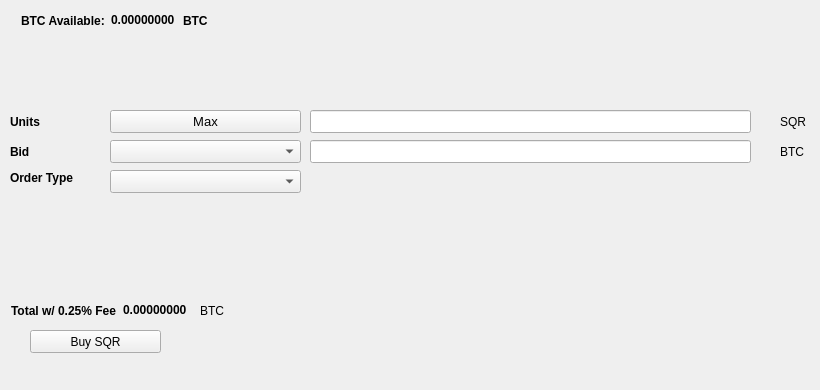
   <widget class="QWidget" name="BuyTab">
    <attribute name="title">
     <string>Buy</string>
    </attribute>
    <widget class="QPushButton" name="BuySQR">
     <property name="geometry">
      <rect>
       <x>30</x>
       <y>330</y>
       <width>131</width>
       <height>23</height>
      </rect>
     </property>
     <property name="text">
      <string>Buy SQR</string>
     </property>
     <property name="icon">
      <iconset resource="../bitcoin.qrc">
       <normaloff>:/icons/bitcoin</normaloff>:/icons/bitcoin</iconset>
     </property>
    </widget>
    <widget class="QLabel" name="label_3">
     <property name="geometry">
      <rect>
       <x>10</x>
       <y>110</y>
       <width>46</width>
       <height>23</height>
      </rect>
     </property>
     <property name="font">
      <font>
       <weight>75</weight>
       <bold>true</bold>
      </font>
     </property>
     <property name="text">
      <string>Units</string>
     </property>
    </widget>
    <widget class="QLineEdit" name="UnitsInput">
     <property name="geometry">
      <rect>
       <x>310</x>
       <y>110</y>
       <width>441</width>
       <height>23</height>
      </rect>
     </property>
     <property name="font">
      <font>
       <pointsize>9</pointsize>
       <weight>75</weight>
       <bold>true</bold>
      </font>
     </property>
    </widget>
    <widget class="QLineEdit" name="BuyBidPriceEdit">
     <property name="geometry">
      <rect>
       <x>310</x>
       <y>140</y>
       <width>441</width>
       <height>23</height>
      </rect>
     </property>
     <property name="font">
      <font>
       <pointsize>9</pointsize>
       <weight>75</weight>
       <bold>true</bold>
      </font>
     </property>
    </widget>
    <widget class="QLabel" name="label_4">
     <property name="geometry">
      <rect>
       <x>780</x>
       <y>110</y>
       <width>31</width>
       <height>23</height>
      </rect>
     </property>
     <property name="text">
      <string>SQR</string>
     </property>
    </widget>
    <widget class="QLabel" name="label_5">
     <property name="geometry">
      <rect>
       <x>780</x>
       <y>140</y>
       <width>31</width>
       <height>23</height>
      </rect>
     </property>
     <property name="text">
      <string>BTC</string>
     </property>
    </widget>
    <widget class="QLabel" name="label_6">
     <property name="geometry">
      <rect>
       <x>10</x>
       <y>140</y>
       <width>46</width>
       <height>23</height>
      </rect>
     </property>
     <property name="font">
      <font>
       <weight>75</weight>
       <bold>true</bold>
      </font>
     </property>
     <property name="text">
      <string>Bid</string>
     </property>
    </widget>
    <widget class="QLabel" name="label_7">
     <property name="geometry">
      <rect>
       <x>10</x>
       <y>170</y>
       <width>91</width>
       <height>16</height>
      </rect>
     </property>
     <property name="font">
      <font>
       <weight>75</weight>
       <bold>true</bold>
      </font>
     </property>
     <property name="text">
      <string>Order Type</string>
     </property>
    </widget>
    <widget class="QPushButton" name="Buy_Max_Amount">
     <property name="geometry">
      <rect>
       <x>110</x>
       <y>110</y>
       <width>191</width>
       <height>23</height>
      </rect>
     </property>
     <property name="font">
      <font>
       <pointsize>10</pointsize>
      </font>
     </property>
     <property name="text">
      <string>Max</string>
     </property>
    </widget>
    <widget class="QComboBox" name="BuyBidcomboBox">
     <property name="geometry">
      <rect>
       <x>110</x>
       <y>140</y>
       <width>191</width>
       <height>23</height>
      </rect>
     </property>
     <property name="font">
      <font>
       <pointsize>10</pointsize>
      </font>
     </property>
    </widget>
    <widget class="QComboBox" name="buyOrdertypeCombo">
     <property name="geometry">
      <rect>
       <x>110</x>
       <y>170</y>
       <width>191</width>
       <height>23</height>
      </rect>
     </property>
     <property name="font">
      <font>
       <pointsize>10</pointsize>
      </font>
     </property>
    </widget>
    <widget class="QWidget" name="layoutWidget1">
     <property name="geometry">
      <rect>
       <x>21</x>
       <y>11</y>
       <width>227</width>
       <height>19</height>
      </rect>
     </property>
     <layout class="QHBoxLayout" name="horizontalLayout_3">
      <item>
       <widget class="QLabel" name="label232">
        <property name="font">
         <font>
          <weight>75</weight>
          <bold>true</bold>
         </font>
        </property>
        <property name="text">
         <string>BTC Available:</string>
        </property>
       </widget>
      </item>
      <item>
       <widget class="QLabel" name="BtcAvailableLbl">
        <property name="palette">
         <palette>
          <active>
           <colorrole role="WindowText">
            <brush brushstyle="SolidPattern">
             <color alpha="255">
              <red>0</red>
              <green>0</green>
              <blue>0</blue>
             </color>
            </brush>
           </colorrole>
           <colorrole role="Button">
            <brush brushstyle="SolidPattern">
             <color alpha="255">
              <red>0</red>
              <green>170</green>
              <blue>0</blue>
             </color>
            </brush>
           </colorrole>
           <colorrole role="Light">
            <brush brushstyle="SolidPattern">
             <color alpha="255">
              <red>0</red>
              <green>255</green>
              <blue>0</blue>
             </color>
            </brush>
           </colorrole>
           <colorrole role="Midlight">
            <brush brushstyle="SolidPattern">
             <color alpha="255">
              <red>0</red>
              <green>212</green>
              <blue>0</blue>
             </color>
            </brush>
           </colorrole>
           <colorrole role="Dark">
            <brush brushstyle="SolidPattern">
             <color alpha="255">
              <red>0</red>
              <green>85</green>
              <blue>0</blue>
             </color>
            </brush>
           </colorrole>
           <colorrole role="Mid">
            <brush brushstyle="SolidPattern">
             <color alpha="255">
              <red>0</red>
              <green>113</green>
              <blue>0</blue>
             </color>
            </brush>
           </colorrole>
           <colorrole role="Text">
            <brush brushstyle="SolidPattern">
             <color alpha="255">
              <red>0</red>
              <green>170</green>
              <blue>0</blue>
             </color>
            </brush>
           </colorrole>
           <colorrole role="BrightText">
            <brush brushstyle="SolidPattern">
             <color alpha="255">
              <red>255</red>
              <green>255</green>
              <blue>255</blue>
             </color>
            </brush>
           </colorrole>
           <colorrole role="ButtonText">
            <brush brushstyle="SolidPattern">
             <color alpha="255">
              <red>0</red>
              <green>0</green>
              <blue>0</blue>
             </color>
            </brush>
           </colorrole>
           <colorrole role="Base">
            <brush brushstyle="SolidPattern">
             <color alpha="255">
              <red>255</red>
              <green>255</green>
              <blue>255</blue>
             </color>
            </brush>
           </colorrole>
           <colorrole role="Window">
            <brush brushstyle="SolidPattern">
             <color alpha="255">
              <red>0</red>
              <green>170</green>
              <blue>0</blue>
             </color>
            </brush>
           </colorrole>
           <colorrole role="Shadow">
            <brush brushstyle="SolidPattern">
             <color alpha="255">
              <red>0</red>
              <green>0</green>
              <blue>0</blue>
             </color>
            </brush>
           </colorrole>
           <colorrole role="AlternateBase">
            <brush brushstyle="SolidPattern">
             <color alpha="255">
              <red>127</red>
              <green>212</green>
              <blue>127</blue>
             </color>
            </brush>
           </colorrole>
           <colorrole role="ToolTipBase">
            <brush brushstyle="SolidPattern">
             <color alpha="255">
              <red>255</red>
              <green>255</green>
              <blue>220</blue>
             </color>
            </brush>
           </colorrole>
           <colorrole role="ToolTipText">
            <brush brushstyle="SolidPattern">
             <color alpha="255">
              <red>0</red>
              <green>0</green>
              <blue>0</blue>
             </color>
            </brush>
           </colorrole>
          </active>
          <inactive>
           <colorrole role="WindowText">
            <brush brushstyle="SolidPattern">
             <color alpha="255">
              <red>0</red>
              <green>0</green>
              <blue>0</blue>
             </color>
            </brush>
           </colorrole>
           <colorrole role="Button">
            <brush brushstyle="SolidPattern">
             <color alpha="255">
              <red>0</red>
              <green>170</green>
              <blue>0</blue>
             </color>
            </brush>
           </colorrole>
           <colorrole role="Light">
            <brush brushstyle="SolidPattern">
             <color alpha="255">
              <red>0</red>
              <green>255</green>
              <blue>0</blue>
             </color>
            </brush>
           </colorrole>
           <colorrole role="Midlight">
            <brush brushstyle="SolidPattern">
             <color alpha="255">
              <red>0</red>
              <green>212</green>
              <blue>0</blue>
             </color>
            </brush>
           </colorrole>
           <colorrole role="Dark">
            <brush brushstyle="SolidPattern">
             <color alpha="255">
              <red>0</red>
              <green>85</green>
              <blue>0</blue>
             </color>
            </brush>
           </colorrole>
           <colorrole role="Mid">
            <brush brushstyle="SolidPattern">
             <color alpha="255">
              <red>0</red>
              <green>113</green>
              <blue>0</blue>
             </color>
            </brush>
           </colorrole>
           <colorrole role="Text">
            <brush brushstyle="SolidPattern">
             <color alpha="255">
              <red>0</red>
              <green>170</green>
              <blue>0</blue>
             </color>
            </brush>
           </colorrole>
           <colorrole role="BrightText">
            <brush brushstyle="SolidPattern">
             <color alpha="255">
              <red>255</red>
              <green>255</green>
              <blue>255</blue>
             </color>
            </brush>
           </colorrole>
           <colorrole role="ButtonText">
            <brush brushstyle="SolidPattern">
             <color alpha="255">
              <red>0</red>
              <green>0</green>
              <blue>0</blue>
             </color>
            </brush>
           </colorrole>
           <colorrole role="Base">
            <brush brushstyle="SolidPattern">
             <color alpha="255">
              <red>255</red>
              <green>255</green>
              <blue>255</blue>
             </color>
            </brush>
           </colorrole>
           <colorrole role="Window">
            <brush brushstyle="SolidPattern">
             <color alpha="255">
              <red>0</red>
              <green>170</green>
              <blue>0</blue>
             </color>
            </brush>
           </colorrole>
           <colorrole role="Shadow">
            <brush brushstyle="SolidPattern">
             <color alpha="255">
              <red>0</red>
              <green>0</green>
              <blue>0</blue>
             </color>
            </brush>
           </colorrole>
           <colorrole role="AlternateBase">
            <brush brushstyle="SolidPattern">
             <color alpha="255">
              <red>127</red>
              <green>212</green>
              <blue>127</blue>
             </color>
            </brush>
           </colorrole>
           <colorrole role="ToolTipBase">
            <brush brushstyle="SolidPattern">
             <color alpha="255">
              <red>255</red>
              <green>255</green>
              <blue>220</blue>
             </color>
            </brush>
           </colorrole>
           <colorrole role="ToolTipText">
            <brush brushstyle="SolidPattern">
             <color alpha="255">
              <red>0</red>
              <green>0</green>
              <blue>0</blue>
             </color>
            </brush>
           </colorrole>
          </inactive>
          <disabled>
           <colorrole role="WindowText">
            <brush brushstyle="SolidPattern">
             <color alpha="255">
              <red>0</red>
              <green>85</green>
              <blue>0</blue>
             </color>
            </brush>
           </colorrole>
           <colorrole role="Button">
            <brush brushstyle="SolidPattern">
             <color alpha="255">
              <red>0</red>
              <green>170</green>
              <blue>0</blue>
             </color>
            </brush>
           </colorrole>
           <colorrole role="Light">
            <brush brushstyle="SolidPattern">
             <color alpha="255">
              <red>0</red>
              <green>255</green>
              <blue>0</blue>
             </color>
            </brush>
           </colorrole>
           <colorrole role="Midlight">
            <brush brushstyle="SolidPattern">
             <color alpha="255">
              <red>0</red>
              <green>212</green>
              <blue>0</blue>
             </color>
            </brush>
           </colorrole>
           <colorrole role="Dark">
            <brush brushstyle="SolidPattern">
             <color alpha="255">
              <red>0</red>
              <green>85</green>
              <blue>0</blue>
             </color>
            </brush>
           </colorrole>
           <colorrole role="Mid">
            <brush brushstyle="SolidPattern">
             <color alpha="255">
              <red>0</red>
              <green>113</green>
              <blue>0</blue>
             </color>
            </brush>
           </colorrole>
           <colorrole role="Text">
            <brush brushstyle="SolidPattern">
             <color alpha="255">
              <red>0</red>
              <green>85</green>
              <blue>0</blue>
             </color>
            </brush>
           </colorrole>
           <colorrole role="BrightText">
            <brush brushstyle="SolidPattern">
             <color alpha="255">
              <red>255</red>
              <green>255</green>
              <blue>255</blue>
             </color>
            </brush>
           </colorrole>
           <colorrole role="ButtonText">
            <brush brushstyle="SolidPattern">
             <color alpha="255">
              <red>0</red>
              <green>85</green>
              <blue>0</blue>
             </color>
            </brush>
           </colorrole>
           <colorrole role="Base">
            <brush brushstyle="SolidPattern">
             <color alpha="255">
              <red>0</red>
              <green>170</green>
              <blue>0</blue>
             </color>
            </brush>
           </colorrole>
           <colorrole role="Window">
            <brush brushstyle="SolidPattern">
             <color alpha="255">
              <red>0</red>
              <green>170</green>
              <blue>0</blue>
             </color>
            </brush>
           </colorrole>
           <colorrole role="Shadow">
            <brush brushstyle="SolidPattern">
             <color alpha="255">
              <red>0</red>
              <green>0</green>
              <blue>0</blue>
             </color>
            </brush>
           </colorrole>
           <colorrole role="AlternateBase">
            <brush brushstyle="SolidPattern">
             <color alpha="255">
              <red>0</red>
              <green>170</green>
              <blue>0</blue>
             </color>
            </brush>
           </colorrole>
           <colorrole role="ToolTipBase">
            <brush brushstyle="SolidPattern">
             <color alpha="255">
              <red>255</red>
              <green>255</green>
              <blue>220</blue>
             </color>
            </brush>
           </colorrole>
           <colorrole role="ToolTipText">
            <brush brushstyle="SolidPattern">
             <color alpha="255">
              <red>0</red>
              <green>0</green>
              <blue>0</blue>
             </color>
            </brush>
           </colorrole>
          </disabled>
         </palette>
        </property>
        <property name="font">
         <font>
          <weight>75</weight>
          <bold>true</bold>
         </font>
        </property>
        <property name="text">
         <string>0.00000000</string>
        </property>
        <property name="textInteractionFlags">
         <set>Qt::LinksAccessibleByMouse|Qt::TextSelectableByKeyboard|Qt::TextSelectableByMouse</set>
        </property>
       </widget>
      </item>
      <item>
       <widget class="QLabel" name="BtcAvailableLbl_2">
        <property name="font">
         <font>
          <weight>75</weight>
          <bold>true</bold>
         </font>
        </property>
        <property name="text">
         <string>BTC</string>
        </property>
       </widget>
      </item>
     </layout>
    </widget>
    <widget class="QWidget" name="layoutWidge2">
     <property name="geometry">
      <rect>
       <x>11</x>
       <y>301</y>
       <width>259</width>
       <height>19</height>
      </rect>
     </property>
     <layout class="QHBoxLayout" name="horizontalLayout_4">
      <item>
       <widget class="QLabel" name="label_9">
        <property name="font">
         <font>
          <weight>75</weight>
          <bold>true</bold>
         </font>
        </property>
        <property name="text">
         <string>Total w/ 0.25% Fee</string>
        </property>
       </widget>
      </item>
      <item>
       <widget class="QLabel" name="BuyCostLabel">
        <property name="palette">
         <palette>
          <active>
           <colorrole role="WindowText">
            <brush brushstyle="SolidPattern">
             <color alpha="255">
              <red>0</red>
              <green>0</green>
              <blue>0</blue>
             </color>
            </brush>
           </colorrole>
           <colorrole role="Button">
            <brush brushstyle="SolidPattern">
             <color alpha="255">
              <red>0</red>
              <green>170</green>
              <blue>0</blue>
             </color>
            </brush>
           </colorrole>
           <colorrole role="Light">
            <brush brushstyle="SolidPattern">
             <color alpha="255">
              <red>0</red>
              <green>255</green>
              <blue>0</blue>
             </color>
            </brush>
           </colorrole>
           <colorrole role="Midlight">
            <brush brushstyle="SolidPattern">
             <color alpha="255">
              <red>0</red>
              <green>212</green>
              <blue>0</blue>
             </color>
            </brush>
           </colorrole>
           <colorrole role="Dark">
            <brush brushstyle="SolidPattern">
             <color alpha="255">
              <red>0</red>
              <green>85</green>
              <blue>0</blue>
             </color>
            </brush>
           </colorrole>
           <colorrole role="Mid">
            <brush brushstyle="SolidPattern">
             <color alpha="255">
              <red>0</red>
              <green>113</green>
              <blue>0</blue>
             </color>
            </brush>
           </colorrole>
           <colorrole role="Text">
            <brush brushstyle="SolidPattern">
             <color alpha="255">
              <red>0</red>
              <green>170</green>
              <blue>0</blue>
             </color>
            </brush>
           </colorrole>
           <colorrole role="BrightText">
            <brush brushstyle="SolidPattern">
             <color alpha="255">
              <red>255</red>
              <green>255</green>
              <blue>255</blue>
             </color>
            </brush>
           </colorrole>
           <colorrole role="ButtonText">
            <brush brushstyle="SolidPattern">
             <color alpha="255">
              <red>0</red>
              <green>0</green>
              <blue>0</blue>
             </color>
            </brush>
           </colorrole>
           <colorrole role="Base">
            <brush brushstyle="SolidPattern">
             <color alpha="255">
              <red>255</red>
              <green>255</green>
              <blue>255</blue>
             </color>
            </brush>
           </colorrole>
           <colorrole role="Window">
            <brush brushstyle="SolidPattern">
             <color alpha="255">
              <red>0</red>
              <green>170</green>
              <blue>0</blue>
             </color>
            </brush>
           </colorrole>
           <colorrole role="Shadow">
            <brush brushstyle="SolidPattern">
             <color alpha="255">
              <red>0</red>
              <green>0</green>
              <blue>0</blue>
             </color>
            </brush>
           </colorrole>
           <colorrole role="AlternateBase">
            <brush brushstyle="SolidPattern">
             <color alpha="255">
              <red>127</red>
              <green>212</green>
              <blue>127</blue>
             </color>
            </brush>
           </colorrole>
           <colorrole role="ToolTipBase">
            <brush brushstyle="SolidPattern">
             <color alpha="255">
              <red>255</red>
              <green>255</green>
              <blue>220</blue>
             </color>
            </brush>
           </colorrole>
           <colorrole role="ToolTipText">
            <brush brushstyle="SolidPattern">
             <color alpha="255">
              <red>0</red>
              <green>0</green>
              <blue>0</blue>
             </color>
            </brush>
           </colorrole>
          </active>
          <inactive>
           <colorrole role="WindowText">
            <brush brushstyle="SolidPattern">
             <color alpha="255">
              <red>0</red>
              <green>0</green>
              <blue>0</blue>
             </color>
            </brush>
           </colorrole>
           <colorrole role="Button">
            <brush brushstyle="SolidPattern">
             <color alpha="255">
              <red>0</red>
              <green>170</green>
              <blue>0</blue>
             </color>
            </brush>
           </colorrole>
           <colorrole role="Light">
            <brush brushstyle="SolidPattern">
             <color alpha="255">
              <red>0</red>
              <green>255</green>
              <blue>0</blue>
             </color>
            </brush>
           </colorrole>
           <colorrole role="Midlight">
            <brush brushstyle="SolidPattern">
             <color alpha="255">
              <red>0</red>
              <green>212</green>
              <blue>0</blue>
             </color>
            </brush>
           </colorrole>
           <colorrole role="Dark">
            <brush brushstyle="SolidPattern">
             <color alpha="255">
              <red>0</red>
              <green>85</green>
              <blue>0</blue>
             </color>
            </brush>
           </colorrole>
           <colorrole role="Mid">
            <brush brushstyle="SolidPattern">
             <color alpha="255">
              <red>0</red>
              <green>113</green>
              <blue>0</blue>
             </color>
            </brush>
           </colorrole>
           <colorrole role="Text">
            <brush brushstyle="SolidPattern">
             <color alpha="255">
              <red>0</red>
              <green>170</green>
              <blue>0</blue>
             </color>
            </brush>
           </colorrole>
           <colorrole role="BrightText">
            <brush brushstyle="SolidPattern">
             <color alpha="255">
              <red>255</red>
              <green>255</green>
              <blue>255</blue>
             </color>
            </brush>
           </colorrole>
           <colorrole role="ButtonText">
            <brush brushstyle="SolidPattern">
             <color alpha="255">
              <red>0</red>
              <green>0</green>
              <blue>0</blue>
             </color>
            </brush>
           </colorrole>
           <colorrole role="Base">
            <brush brushstyle="SolidPattern">
             <color alpha="255">
              <red>255</red>
              <green>255</green>
              <blue>255</blue>
             </color>
            </brush>
           </colorrole>
           <colorrole role="Window">
            <brush brushstyle="SolidPattern">
             <color alpha="255">
              <red>0</red>
              <green>170</green>
              <blue>0</blue>
             </color>
            </brush>
           </colorrole>
           <colorrole role="Shadow">
            <brush brushstyle="SolidPattern">
             <color alpha="255">
              <red>0</red>
              <green>0</green>
              <blue>0</blue>
             </color>
            </brush>
           </colorrole>
           <colorrole role="AlternateBase">
            <brush brushstyle="SolidPattern">
             <color alpha="255">
              <red>127</red>
              <green>212</green>
              <blue>127</blue>
             </color>
            </brush>
           </colorrole>
           <colorrole role="ToolTipBase">
            <brush brushstyle="SolidPattern">
             <color alpha="255">
              <red>255</red>
              <green>255</green>
              <blue>220</blue>
             </color>
            </brush>
           </colorrole>
           <colorrole role="ToolTipText">
            <brush brushstyle="SolidPattern">
             <color alpha="255">
              <red>0</red>
              <green>0</green>
              <blue>0</blue>
             </color>
            </brush>
           </colorrole>
          </inactive>
          <disabled>
           <colorrole role="WindowText">
            <brush brushstyle="SolidPattern">
             <color alpha="255">
              <red>0</red>
              <green>85</green>
              <blue>0</blue>
             </color>
            </brush>
           </colorrole>
           <colorrole role="Button">
            <brush brushstyle="SolidPattern">
             <color alpha="255">
              <red>0</red>
              <green>170</green>
              <blue>0</blue>
             </color>
            </brush>
           </colorrole>
           <colorrole role="Light">
            <brush brushstyle="SolidPattern">
             <color alpha="255">
              <red>0</red>
              <green>255</green>
              <blue>0</blue>
             </color>
            </brush>
           </colorrole>
           <colorrole role="Midlight">
            <brush brushstyle="SolidPattern">
             <color alpha="255">
              <red>0</red>
              <green>212</green>
              <blue>0</blue>
             </color>
            </brush>
           </colorrole>
           <colorrole role="Dark">
            <brush brushstyle="SolidPattern">
             <color alpha="255">
              <red>0</red>
              <green>85</green>
              <blue>0</blue>
             </color>
            </brush>
           </colorrole>
           <colorrole role="Mid">
            <brush brushstyle="SolidPattern">
             <color alpha="255">
              <red>0</red>
              <green>113</green>
              <blue>0</blue>
             </color>
            </brush>
           </colorrole>
           <colorrole role="Text">
            <brush brushstyle="SolidPattern">
             <color alpha="255">
              <red>0</red>
              <green>85</green>
              <blue>0</blue>
             </color>
            </brush>
           </colorrole>
           <colorrole role="BrightText">
            <brush brushstyle="SolidPattern">
             <color alpha="255">
              <red>255</red>
              <green>255</green>
              <blue>255</blue>
             </color>
            </brush>
           </colorrole>
           <colorrole role="ButtonText">
            <brush brushstyle="SolidPattern">
             <color alpha="255">
              <red>0</red>
              <green>85</green>
              <blue>0</blue>
             </color>
            </brush>
           </colorrole>
           <colorrole role="Base">
            <brush brushstyle="SolidPattern">
             <color alpha="255">
              <red>0</red>
              <green>170</green>
              <blue>0</blue>
             </color>
            </brush>
           </colorrole>
           <colorrole role="Window">
            <brush brushstyle="SolidPattern">
             <color alpha="255">
              <red>0</red>
              <green>170</green>
              <blue>0</blue>
             </color>
            </brush>
           </colorrole>
           <colorrole role="Shadow">
            <brush brushstyle="SolidPattern">
             <color alpha="255">
              <red>0</red>
              <green>0</green>
              <blue>0</blue>
             </color>
            </brush>
           </colorrole>
           <colorrole role="AlternateBase">
            <brush brushstyle="SolidPattern">
             <color alpha="255">
              <red>0</red>
              <green>170</green>
              <blue>0</blue>
             </color>
            </brush>
           </colorrole>
           <colorrole role="ToolTipBase">
            <brush brushstyle="SolidPattern">
             <color alpha="255">
              <red>255</red>
              <green>255</green>
              <blue>220</blue>
             </color>
            </brush>
           </colorrole>
           <colorrole role="ToolTipText">
            <brush brushstyle="SolidPattern">
             <color alpha="255">
              <red>0</red>
              <green>0</green>
              <blue>0</blue>
             </color>
            </brush>
           </colorrole>
          </disabled>
         </palette>
        </property>
        <property name="font">
         <font>
          <weight>75</weight>
          <bold>true</bold>
         </font>
        </property>
        <property name="autoFillBackground">
         <bool>false</bool>
        </property>
        <property name="text">
         <string>0.00000000</string>
        </property>
        <property name="textInteractionFlags">
         <set>Qt::LinksAccessibleByMouse|Qt::TextSelectableByMouse</set>
        </property>
       </widget>
      </item>
      <item>
       <widget class="QLabel" name="label_10">
        <property name="font">
         <font>
          <weight>50</weight>
          <bold>false</bold>
         </font>
        </property>
        <property name="text">
         <string>BTC</string>
        </property>
       </widget>
      </item>
     </layout>
    </widget>
    <widget class="QLabel" name="label_24">
     <property name="geometry">
      <rect>
       <x>460</x>
       <y>300</y>
       <width>281</width>
       <height>81</height>
      </rect>
     </property>
     <property name="text">
      <string/>
     </property>
     <property name="pixmap">
      <pixmap>:/images/bittrex</pixmap>
     </property>
    </widget>
   </widget>
